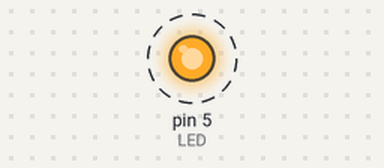
Bench run of a sketch on a simulated Arduino Uno, built with avr-gcc and run on an emulated ATmega328P. Shown: output pins drawn as LEDs (lit = HIGH). Dashed ring = blinking.

Above: at 0.2 s.
Timing chart, 0 to 3.0 s (numbered marks = the images above):
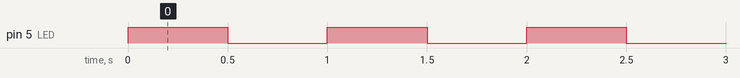

Measured:
- by itself, pin 5 (LED): alternates HIGH for 0.50 s and LOW for 0.50 s

The sketch:

Lab1_2_Example1.ino
```cpp
#define LED 5

void setup() {
  // put your setup code here, to run once:
  pinMode(LED, OUTPUT);
}

void loop() {
  // put your main code here, to run repeatedly:
  digitalWrite(LED, HIGH);
  delay(500);
  digitalWrite(LED, LOW);
  delay(500);
}
```
